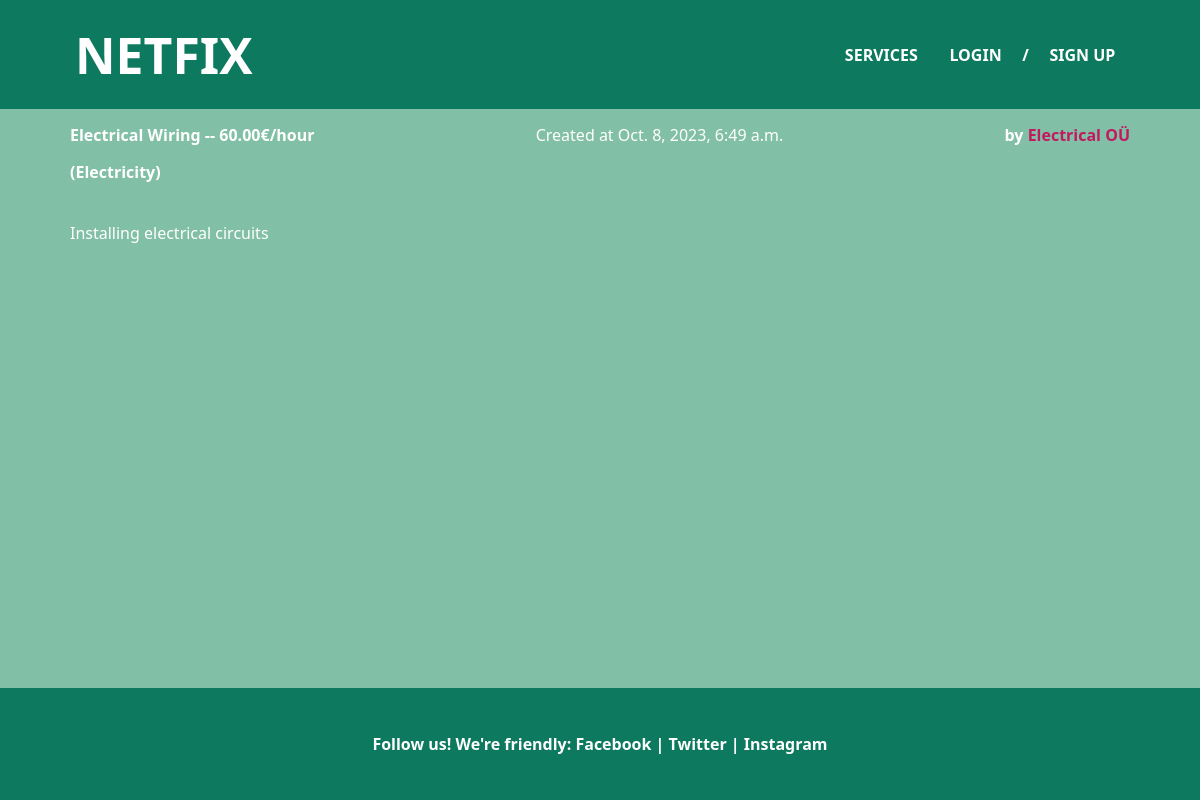
Screenshot of /services/1 with the database file from the repository.
### services/models.py (models this page shows, shortened)
class Service(models.Model):
    company = models.ForeignKey(Company, on_delete=models.CASCADE)
    name = models.CharField(max_length=40)
    description = models.TextField()
    price_hour = models.DecimalField(decimal_places=2, max_digits=100)
    choices = SERVICE_CHOICES
    field = models.CharField(
        max_length=30,
        choices=choices,
        blank=False,
        null=False
    )
    date = models.DateTimeField(auto_now=True, null=False)

### users/models.py (models this page shows, shortened)
class Company(models.Model):
    user = models.OneToOneField(
        User, on_delete=models.CASCADE, primary_key=True)
    choices = SERVICE_CHOICES
    field = models.CharField(
        max_length=70, choices=choices, blank=False, null=False)
    slug = models.SlugField(null=True)

class User(AbstractUser):
    username = models.CharField(max_length=30, unique=True)
    email = models.EmailField(max_length=50, unique=True)
    is_company = models.BooleanField(default=False)
    is_customer = models.BooleanField(default=False)
    USERNAME_FIELD = 'email'
    REQUIRED_FIELDS = ['username']
    slug = models.SlugField(null=True)

### services/views.py (the view)
# urls.py: path('<int:id>', v.index, name='index'),
def index(request, id):
    service = Service.objects.get(id=id)
    return render(request, 'services/single_service.html', {'service': service})

### services/templates/services/single_service.html (shortened to what this page needs)
{% extends 'main/base.html' %}
{% block content %}
    <div class='services-list'>
        <div class="services-container">
            <h1>{{service.name}} -- {{service.price_hour}}€/hour</h1> Created at {{ service.date }}
            <h5>by <a href="/company/{{service.company.user.slug}}">{{service.company.user.username}}</a></h5>
        </div>
    </div>
    <div class="service-field">
        <h3>({{service.field}})</h3>
    </div>
    <div class="description-of-service">
        <p class="service_description">{{service.description}}</p>
    </div>
{% endblock %}

### static/css/style.css (style rules this page uses)
html, body, div, span, applet, object, iframe, h1, h2, h3, h4, h5, h6, p, blockquote, pre, a, abbr, acronym, address, big, cite, code, del, dfn, em, font, img, ins, kbd, q, s, samp, small, strike, strong, sub, sup, tt, var, b, u, i, center, dl, dt, dd, ol, ul, li, fieldset, form, label, legend, table, caption, tbody, tfoot, thead, tr, th, td { margin: 0; padding: 0; border: 0; font-size: 100%; vertical-align: baseline; }
* { box-sizing: border-box; }
@media screen and (min-width: 1025px) { html { font-size: 1rem; } }
.services-list { display: flex; justify-content: space-between; align-items: center; flex-wrap: wrap; width: 100%; margin: 0 auto; background-color: rgb(130, 191, 167); }
.services-container { display: flex; justify-content: space-between; align-items: center; flex-wrap: wrap; width: 100%; padding: 0.938rem 4.375rem; background-color: rgb(130, 191, 167); color: white; }
.service-field { display: flex; justify-content: space-between; align-items: center; flex-wrap: wrap; width: 100%; padding: 0rem 4.375rem; background-color: rgb(130, 191, 167); color: white; }
.description-of-service { display: flex; justify-content: space-between; align-items: center; flex-wrap: wrap; width: 100%; height: 6.25rem; padding: 0rem 4.375rem; background-color: rgb(130, 191, 167); color: white; }
a { color: rgb(195, 25, 95); text-decoration: none; font-weight: 900; }

### rows the page displays
Service: name "Electrical Wiring", price_hour "60.00", date "Oct. 8, 2023, 6:49 a.m.", company.user.username "Electrical OÜ", field "Electricity", description "Installing electrical circuits"
